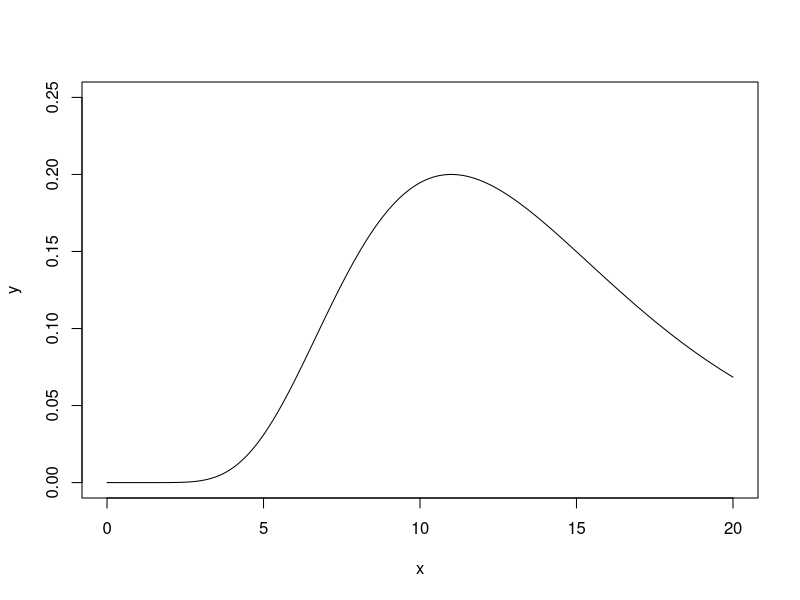
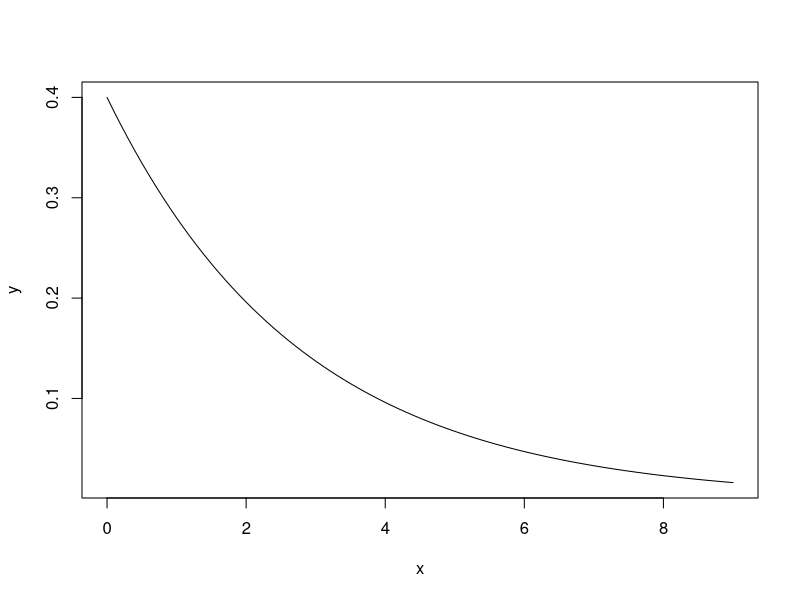

Write R code to recreate these figures, in order.
x <- seq(0,20, by=.1)
beta_curve <- function(x){
  y <- .2*exp(-3*(log(x/11))^2)
  plot(x, y, type='l', ylim=c(0,.25))
}


beta_curve(x)

xx <- seq(0,9, by=.1)
alpha_curve <- function(x){
  y <- .4*(1-.3)^x
  
  plot(x, y, type='l')
}

alpha_curve(xx)
